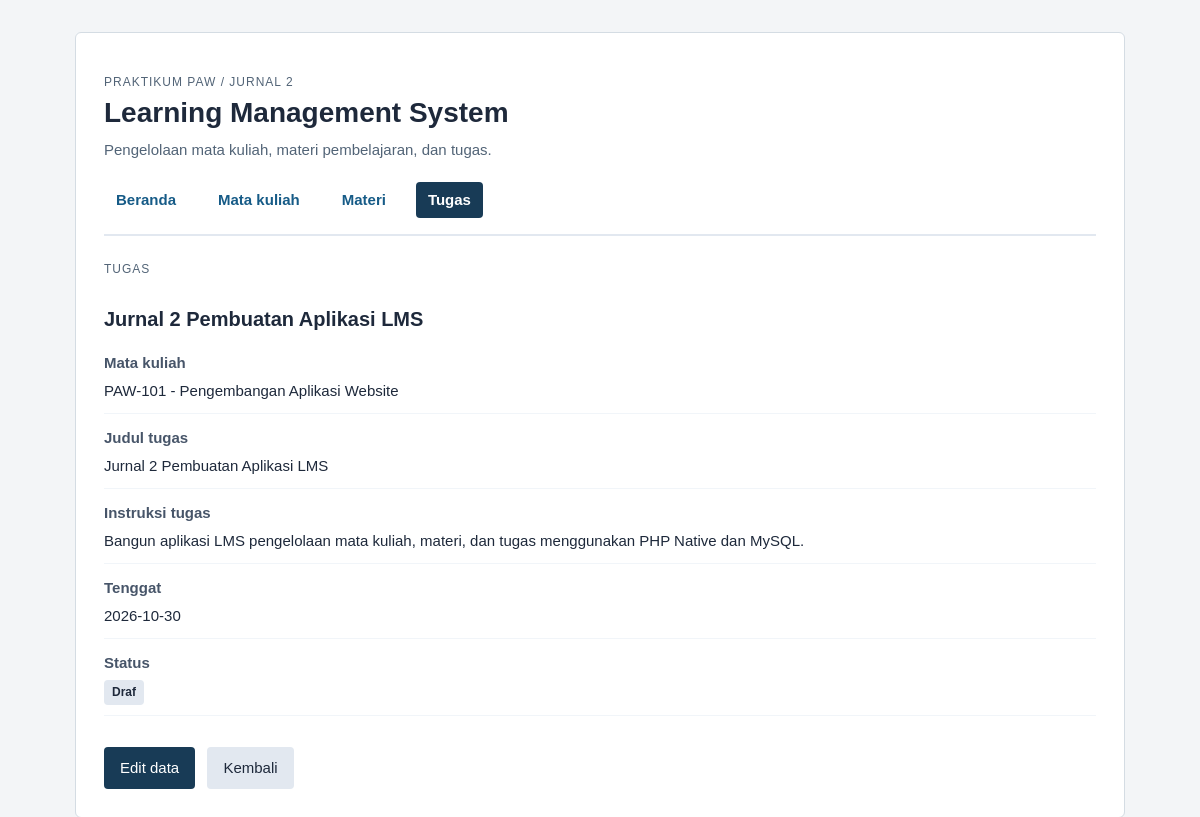
The app's page /detail_tugas.php?id=2 with its own data.
### tables this page shows
CREATE TABLE tugas (
    id INT UNSIGNED AUTO_INCREMENT PRIMARY KEY,
    mata_kuliah_id INT UNSIGNED NOT NULL,
    judul VARCHAR(150) NOT NULL,
    instruksi TEXT NOT NULL,
    tenggat DATE NOT NULL,
    status VARCHAR(20) NOT NULL,
    FOREIGN KEY (mata_kuliah_id) REFERENCES mata_kuliah(id) ON DELETE RESTRICT
);

CREATE TABLE mata_kuliah (
    id INT UNSIGNED AUTO_INCREMENT PRIMARY KEY,
    kode VARCHAR(20) NOT NULL UNIQUE,
    nama VARCHAR(100) NOT NULL,
    dosen VARCHAR(100) NOT NULL,
    semester TINYINT UNSIGNED NOT NULL
);

### koneksi.php (called while the page is built, shortened)
<?php
function h($teks) {
    return htmlspecialchars((string)$teks, ENT_QUOTES, 'UTF-8');
}

### detail_tugas.php (the view, shortened to what this page needs)
<?php
require 'koneksi.php';
$id = isset($_GET['id']) && ctype_digit((string)$_GET['id']) ? (int)$_GET['id'] : 0;
$stmt = $conn->prepare('SELECT t.*, mk.kode AS kode_mk, mk.nama AS nama_mk
                        FROM tugas t JOIN mata_kuliah mk ON t.mata_kuliah_id = mk.id
                        WHERE t.id = ?');
$stmt->bind_param('i', $id);
$stmt->execute();
$data = $stmt->get_result()->fetch_assoc();
?>
<!DOCTYPE html>
<html lang="id">
<head>
    <link rel="stylesheet" href="style.css">
</head>
<body>
<main>
    <p class="label-kecil">PRAKTIKUM PAW / JURNAL 2</p>
    <h1>Learning Management System</h1>
    <p class="subjudul">Pengelolaan mata kuliah, materi pembelajaran, dan tugas.</p>
    <nav class="nav-bar">
        <a href="index.php">Beranda</a>
        <a href="daftar_mata_kuliah.php">Mata kuliah</a>
        <a href="daftar_materi.php">Materi</a>
        <a href="daftar_tugas.php" class="aktif">Tugas</a>
    </nav>
    <?php if (!$data): ?>
        <div class="kesalahan">Data tugas tidak ditemukan.</div>
        <p><a class="tombol tombol-sekunder" href="daftar_tugas.php">Kembali</a></p>
    <?php else: ?>
        <p class="label-kecil">Tugas</p>
        <h2><?= h($data['judul']) ?></h2>
        <dl>
            <dt>Mata kuliah</dt><dd><?= h($data['kode_mk']) ?> - <?= h($data['nama_mk']) ?></dd>
            <dt>Judul tugas</dt><dd><?= h($data['judul']) ?></dd>
            <dt>Instruksi tugas</dt><dd><?= h($data['instruksi']) ?></dd>
            <dt>Tenggat</dt><dd><?= h($data['tenggat']) ?></dd>
            <dt>Status</dt><dd><span class="badge"><?= h($data['status']) ?></span></dd>
        </dl>
        <a class="tombol" href="edit_tugas.php?id=<?= (int)$data['id'] ?>">Edit data</a>
        <a class="tombol tombol-sekunder" href="daftar_tugas.php">Kembali</a>
    <?php endif; ?>
</main>
</body>
</html>

### style.css (style rules this page uses)
* { box-sizing: border-box; }
body { margin: 0; background: #f3f5f7; color: #1e293b; font: 15px/1.6 Arial, sans-serif; }
main { max-width: 1050px; margin: 32px auto; padding: 28px; background: #ffffff; border: 1px solid #d4dce3; border-radius: 6px; }
.nav-bar { display: flex; gap: 18px; padding-bottom: 16px; margin-bottom: 24px; border-bottom: 2px solid #e2e8f0; }
.nav-bar a { text-decoration: none; color: #165b87; font-weight: bold; padding: 6px 12px; border-radius: 4px; }
.nav-bar a.aktif, .nav-bar a:hover { background: #183b56; color: #ffffff; }
h1 { font-size: 28px; margin: 0 0 8px; line-height: 1.2; }
h2 { font-size: 20px; margin: 24px 0 12px; }
.subjudul { color: #526477; margin-top: 0; margin-bottom: 20px; }
.label-kecil { color: #526477; font-size: 12px; letter-spacing: 1px; text-transform: uppercase; margin-bottom: 4px; }
button, .tombol { display: inline-block; padding: 9px 16px; margin-top: 16px; margin-right: 8px; background: #183b56; color: #ffffff; border: 0; border-radius: 4px; cursor: pointer; font: inherit; text-decoration: none; }
.tombol-sekunder { background: #e2e8f0; color: #1e293b; }
a { color: #165b87; }
dl { margin-top: 16px; }
dt { font-weight: bold; color: #475569; margin-top: 12px; }
dd { margin: 4px 0 12px 0; padding-bottom: 10px; border-bottom: 1px solid #f1f5f9; white-space: pre-line; }
.badge { display: inline-block; padding: 3px 8px; font-size: 12px; border-radius: 4px; background: #e2e8f0; font-weight: bold; }

### records on screen
tugas: judul "Jurnal 2 Pembuatan Aplikasi LMS", mata_kuliah.kode "PAW-101", mata_kuliah.nama "Pengembangan Aplikasi Website", instruksi "Bangun aplikasi LMS pengelolaan mata kuliah, materi, dan tugas menggunakan PHP Native dan MySQL.", tenggat "2026-10-30", status "Draf"
